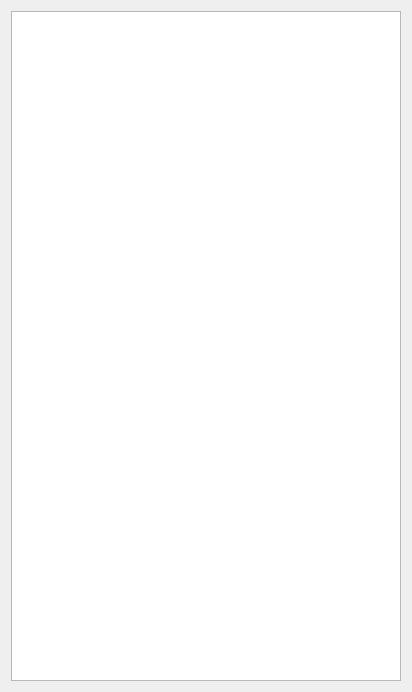
<?xml version="1.0" encoding="UTF-8"?>
<ui version="4.0">
 <class>getapp</class>
 <widget class="QDialog" name="getapp">
  <property name="geometry">
   <rect>
    <x>0</x>
    <y>0</y>
    <width>412</width>
    <height>692</height>
   </rect>
  </property>
  <property name="windowTitle">
   <string>Dialog</string>
  </property>
  <layout class="QHBoxLayout" name="horizontalLayout">
   <item>
    <widget class="QTextBrowser" name="textBrowser"/>
   </item>
  </layout>
 </widget>
 <resources/>
 <connections/>
</ui>
